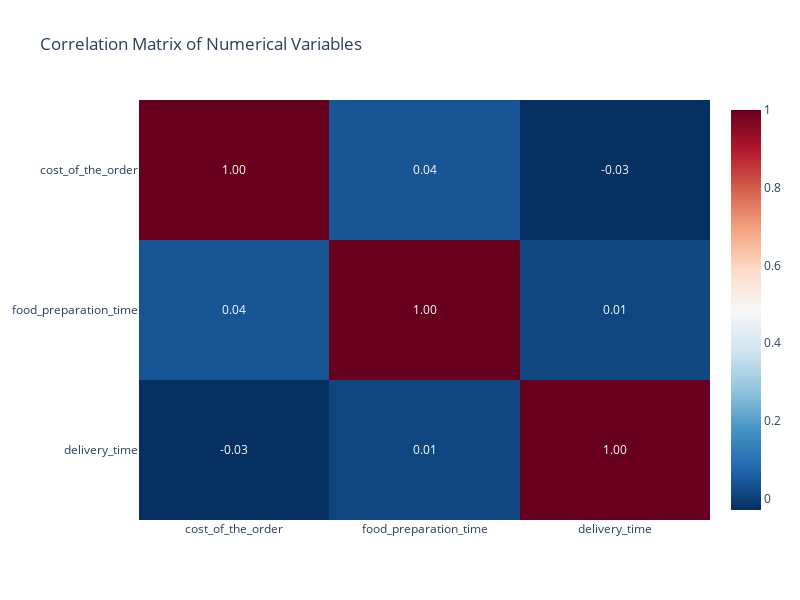

The notebook cell this image was saved under:
### Code cell
# 2. Create a heatmap of the correlation matrix
# 1. Create the Heatmap
fig = px.imshow(
    correlation_matrix, 
    text_auto=".2f",      # Replicates fmt=".2f" and annot=True
    color_continuous_scale='RdBu_r', # Replicates 'coolwarm' (Red-Blue diverging)
    title='Correlation Matrix of Numerical Variables',
    aspect="auto"         # Ensures the heatmap fills the space nicely
)

# 2. Refine the Layout
fig.update_layout(
    width=800, 
    height=600,
    template='plotly_white'
)

fig.show()

### Figure 1 — Plotly figure (JSON) as saved in the notebook; plotly's stock layout.template omitted (floating-point values rounded to 4 significant figures)
{"data": [{"coloraxis": "coloraxis", "hovertemplate": "x: %{x}<br>y: %{y}<br>color: %{z}<extra></extra>", "name": "0", "texttemplate": "%{z:.2f}", "type": "heatmap", "x": ["cost_of_the_order", "food_preparation_time", "delivery_time"], "xaxis": "x", "y": ["cost_of_the_order", "food_preparation_time", "delivery_time"], "yaxis": "y", "z": [[1.0, 0.04153, -0.02995], [0.04153, 1.0, 0.01109], [-0.02995, 0.01109, 1.0]]}], "layout": {"coloraxis": {"colorscale": [[0, "rgb(5,48,97)"], [0.1, "rgb(33,102,172)"], [0.2, "rgb(67,147,195)"], [0.3, "rgb(146,197,222)"], [0.4, "rgb(209,229,240)"], [0.5, "rgb(247,247,247)"], [0.6, "rgb(253,219,199)"], [0.7, "rgb(244,165,130)"], [0.8, "rgb(214,96,77)"], [0.9, "rgb(178,24,43)"], [1, "rgb(103,0,31)"]]}, "height": 600, "title": {"text": "Correlation Matrix of Numerical Variables"}, "width": 800, "xaxis": {"anchor": "y", "domain": [0, 1]}, "yaxis": {"anchor": "x", "autorange": "reversed", "domain": [0, 1]}}}
